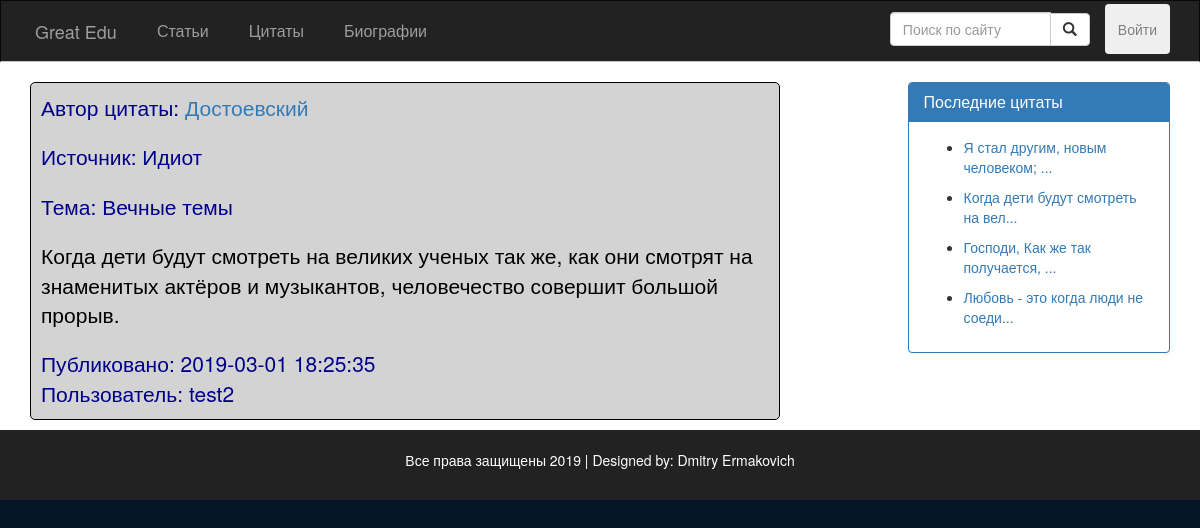
/src/public_routes/Quote.php?id=3, run on the app's committed database.
### src/Include/dbFunctions.php (called while the page is built, shortened)
<?php
require_once 'DatabaseLoad.php';
function doSQLQuery($query)
{
  global $con2;
  try {
    $exec = mysqli_query($con2, $query) or die(mysqli_error($con2));
    if ($exec) {
      return $exec;
    }
  } catch (Exception $e) {
    echo $e->getMessage();
  }
  return false;
}
function execQueryToArray($query)
{
  global $con2;
  $exec = doSQLQuery($query) or die(mysqli_error($con2));
  if ($exec) {
    $arr = [];
    if (mysqli_num_rows($exec) > 0) {
      while ($post = mysqli_fetch_assoc($exec)) {
        array_push($arr, $post);
      }
    }
    return $arr;
  }
  return null;
}
function getUserById($id)
{
  $query = "SELECT * FROM Пользователи WHERE id = $id";
  $resultArray = execQueryToArray($query);
  $author = $resultArray[0];
  return $author;
}
function getSourceById($id) {
  $query = "SELECT название FROM Произведения WHERE id = '$id'";
  $exec = doSQLQuery($query);
  if ($res = mysqli_fetch_assoc($exec)) {
    return $res['название'];
  }
  return null;
}
function getThemeById($id) {
  $query = "SELECT название FROM Темы_произведений WHERE id = '$id'";
  $exec = doSQLQuery($query);
  if ($res = mysqli_fetch_assoc($exec)) {
    return $res['название'];
  }
  return null;
}

### src/utils/quote_c.php (the view, shortened to what this page needs)
<?php
function getQuoteAuthor($id) {
  $query = "SELECT * FROM Авторы WHERE id = $id";
  $exec = doSQLQuery($query);
  if ($post = mysqli_fetch_assoc($exec)) {
    return $post;
  }
  return null;
}
function fillQuoteData() {
  global $con2;
  $query = "SELECT * FROM Цитаты WHERE id = '$_GET[id]'	";
  $exec = doSQLQuery($query) or die(mysqli_error($con2));
  if ($exec) {
    if (mysqli_num_rows($exec) > 0) {
      if ($post = mysqli_fetch_assoc($exec)) {
        $post_date = $post['дата_публикации'];
        $post_source = getSourceById($post['источник']);
        $post_theme = getThemeById($post['тема']);
        $quote_auth_id = $post['автор'] ;
        $authorObj = getQuoteAuthor($quote_auth_id);
        $post_quote_author = $authorObj['фамилия'];
        $author_id = $post['автор_публикации'];
        $author_obj = getUserById($author_id);
        $post_author = $author_obj['никнейм'];
        $text = $post['текст'];
        $post_content = $text;
        ?>
        <div class="post" style="border: black solid 1px; border-radius: 5px; background-color: lightgrey;" >
        <div style="display: flex; justify-content: space-between;">
          <div class="post-info">
            <p class="lead" style="color: darkblue;">
              Автор цитаты:
              <a href="/Bio.php?id=<?php echo $author_id?>">
                <?php echo htmlentities($post_quote_author); ?>
              </a>
            </p>
          </div>
      </div>
          <div class="post-info">
            <p class="lead" style="color: darkblue;">
              <?php
              if (!is_null($post_source)) {
                echo 'Источник: ' . htmlentities($post_source);
              }
              ?>
            </p>
            <p class="lead" style="color: darkblue;">
              <?php
              if (!is_null($post_source)) {
                echo 'Тема: ' . htmlentities($post_theme);
              }
              ?>
            </p>
          </div>
          <div class="post-content" style="color: black;">
            <p class="lead"><?php echo nl2br($post_content); ?></p>
          </div>
          <div style="display: flex; justify-content: space-between;">
            <div class="post-info">
              <p class="lead" style="color: darkblue; margin-bottom: 1px;">
                Публиковано: <?php echo htmlentities($post_date); ?> <br> Пользователь: <?php echo htmlentities($post_author);
                ?>
              </p>
            </div>
          </div>
        </div>
  <?php
  }
  } else {
    echo "<span class='lead'>Ошибка: нет цитаты с таким id<span>";
    }
  } else {
    echo "<span class='lead'>Ошибка сервера<span>";
  }
}
      ?>
<?php
function fillQuoteReferences()
{
  $sql = "SELECT * FROM Цитаты ORDER BY дата_публикации DESC LIMIT 5 ";
  $exec = doSQLQuery($sql);
  while ($recentPost = mysqli_fetch_assoc($exec)) {
    $postID = $recentPost['id'];
    $text = $recentPost['текст'];
    if (mb_strlen($text) > 32) {
      $text = mb_substr($text, 0, 32, "utf-8") . '...';
    }
    ?>
    <nav>
      <ul>
        <li><a href="Quote.php?id=<?php echo $postID; ?>">
            <?php echo $text ?>
          </a></li>
      </ul>
    </nav>
  <?php
  }
}
?>

### src/public_routes/Assets/style.css (style rules this page uses)
body { background: #041627; overflow-x: hidden; }
.post-info { color: rgb(15, 34, 206); }
.post { padding: 10px; margin-bottom: 10px; }

### data on the page
авторы: фамилия "Достоевский"
цитаты: источник.название "Идиот", тема.название "Вечные темы", текст "Когда дети будут смотреть на великих ученых так же, как они смотрят на знаменитых актёров и музыкантов, человечество совершит большой прорыв.", дата_публикации "2019-03-01 18:25:35", текст "Когда дети будут смотреть на вел..."
пользователи: никнейм "test2"
цитаты: текст "Я стал другим, новым человеком; ..."
цитаты: текст "Господи, Как же так получается, ..."
цитаты: текст "Любовь - это когда люди не соеди..."
